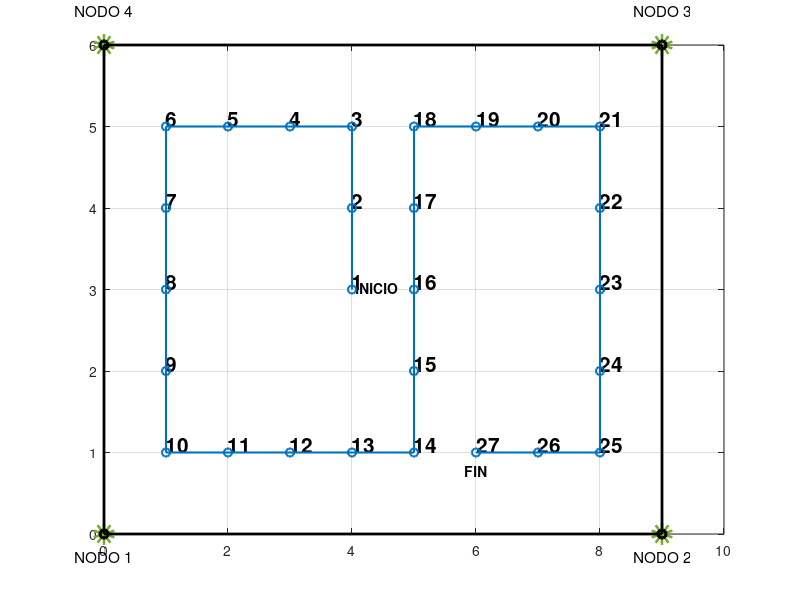

Write MATLAB code to recreate this figure. (Note: this script raises an error after producing the figure.)
clear
close all
clc
%% --------------------------------------------------------------------------
%
% DESCRIPTION: Estima la posición mediante la triangulación, utilizando el promedio de las medidas de ángulos.
%              Asimismo, se representan gráficamente las rutas correspondientes al Escenario 3 mediante
%              diversas herramientas de estimación de posición.(La orientacion del nodo movil se calcula
%              con las medidas de angulo del AoA1 y AoA4)

%      INPUTS:  ruta= ruta de cada uno de los archivos .txt que contiene
%               las medidas de AoA.
% 
%               (X1,Y1), (X2,Y2), (X3,Y3), (X4,Y4) - Cada pareja de 
%               variables contiene la posicion de los beacons en el
%               escenario.

%               posicionesT = Posiciones Teoricas de cada punto de referencia

%     OUTPUTS: posicionesR= Estima la posicion (x, y) de cada punto de
%              referencia.

%              distancias - Estima la distancia de error de cada beacon al punto
%              teorico.
%
%% --------------------------------------------------------------------------
%ruta = 'C:\Users\user\Desktop\Todo TG\Trabajo De Grado\medidas AoA todo\MEDIDAStxtsalon127\Medidas sin obstruccion aoa - salon 127\';
ruta = 'C:\Users\user\Desktop\Todo TG\Trabajo De Grado\medidas AoA todo\MEDIDAStxtsalon127\Medidas con obstruccion aoa - salon 127_arregladas\';
%ruta = 'C:\Users\user\Desktop\Todo TG\Trabajo De Grado\medidas AoA todo\MEDIDAStxtsalon127\Medidas con obstruccion aoa - salon 127\';

archivos = dir(fullfile(ruta, '*.txt'));
numArchivos = length(archivos);
promedios = zeros(numArchivos, 4);
posicionesR=[];
distancias=[];
orientaciones = cell(numArchivos, 1);

posicionesT = [4,3; 4,4; 4,5; 3,5; 2,5; 1,5; 1,4; 1,3; 1,2; 1,1;
    2,1; 3,1; 4,1; 5,1; 5,2; 5,3; 5,4; 5,5; 6,5; 7,5;
    8,5; 8,4; 8,3; 8,2; 8,1; 7,1; 6,1];
X1=0;
X4=0;
Y1=0;
Y4=6;
X2=9;
X3=9;
Y2=0;
Y3=6;


for i = 1:numArchivos
    archivo = archivos(i).name;
    datos = load(fullfile(ruta, archivo));

    AoA1 = (datos(:, 1));
    AoA2 = (datos(:, 2));
    AoA3 = (datos(:, 3));
    AoA4 = (datos(:, 4));

    AoA1promedio = mean(datos(:, 1));
    AoA2promedio = mean(datos(:, 2));
    AoA3promedio = mean(datos(:, 3));
    AoA4promedio = mean(datos(:, 4));

    promedios(i, :) = [AoA1promedio, AoA2promedio, AoA3promedio, AoA4promedio];

    AoA1promedio = promedios(i, 1);
    AoA2promedio = promedios(i, 2);
    AoA3promedio = promedios(i, 3);
    AoA4promedio = promedios(i, 4);

    if  AoA1promedio < 0 && AoA4promedio > 0
        orientaciones{i} = 'arriba';
    elseif AoA1promedio > 0 && AoA4promedio > 0
        orientaciones{i} = 'izquierda';
    elseif AoA1promedio > 0 && AoA4promedio < 0
        orientaciones{i} = 'abajo';
    else
        orientaciones{i} = 'derecha';
    end

    AoA1=AoA1promedio;
    AoA2=AoA2promedio;
    AoA3=AoA3promedio;
    AoA4=AoA4promedio;

    if i <= 13

        if orientaciones(i) == "arriba"
            tetaC1 = 180 + AoA1;
            tetaC4 = 180 - AoA4;
            teta1 = 180 - 90 - abs(tetaC1);
            teta4 = 180 - 90 - abs(tetaC4);
            xreal = X1 + ((Y4 - Y1) * tand(teta1) * tand(teta4)) / (tand(teta1) + tand(teta4));
            yreal = (Y1 * tand(teta1) + Y4 * tand(teta4)) / (tand(teta1) + tand(teta4));

        elseif orientaciones(i) == "izquierda"
            tetaC1 = -90 + AoA1;
            tetaC4 = 90 - AoA4;
            teta1 = 180 - 90 - abs(tetaC1);
            teta4 = 180 - 90 - abs(tetaC4);
            xreal = X1 + ((Y4 - Y1) * tand(teta1) * tand(teta4)) / (tand(teta1) + tand(teta4));
            yreal = (Y1 * tand(teta1) + Y4 * tand(teta4)) / (tand(teta1) + tand(teta4));

        elseif orientaciones(i) == "abajo"
            tetaC1 = AoA1;
            tetaC4 = -AoA4;
            teta1 = 180 - 90 - abs(tetaC1);
            teta4 = 180 - 90 - abs(tetaC4);
            xreal = X1 + ((Y4 - Y1) * tand(teta1) * tand(teta4)) / (tand(teta1) + tand(teta4));
            yreal = (Y1 * tand(teta1) + Y4 * tand(teta4)) / (tand(teta1) + tand(teta4));

        else %derecha
            tetaC1 = AoA1 + 90;
            tetaC4 = -AoA4 - 90;
            teta1 = 180 - 90 - abs(tetaC1);
            teta4 = 180 - 90 - abs(tetaC4);
            xreal = X1 + ((Y4 - Y1) * tand(teta1) * tand(teta4)) / (tand(teta1) + tand(teta4));
            yreal = (Y1 * tand(teta1) + Y4 * tand(teta4)) / (tand(teta1) + tand(teta4));

        end

    else  %%punto14-27

        if orientaciones(i) == "arriba"
            tetaC2 = AoA2;
            tetaC3 = AoA3;
            AoA2 = tetaC2;
            AoA3 = tetaC3;
            teta2 = 180 - 90 - abs(tetaC2);
            teta3 = 180 - 90 - abs(tetaC3);
            xreal = X3 - (Y3 - ((Y3 * tand(teta3) + Y2 * tand(teta2)) / (tand(teta2) + tand(teta3)))) * tand(teta3);
            yreal = (Y3 * tand(teta3) + Y2 * tand(teta2)) / (tand(teta3) + tand(teta2));


        elseif orientaciones(i) == "izquierda"

            tetaC2=180+AoA2;
            tetaC3=90+AoA3;
            teta2=180-90-abs(tetaC2);
            teta3=180-90-abs(tetaC3);
            xreal=X3-(Y3-((Y3*tand(teta3)+Y2*tand(teta2))/(tand(teta2)+tand(teta3))))*tand(teta3);
            yreal=(Y3*tand(teta3)+Y2*tand(teta2))/(tand(teta3)+tand(teta2));

        elseif orientaciones(i) == "abajo"
            tetaC2=180-AoA2;
            tetaC3=180+AoA3;
            teta2=180-90-abs(tetaC2);
            teta3=180-90-abs(tetaC3);
            xreal=X3-(Y3-((Y3*tand(teta3)+Y2*tand(teta2))/(tand(teta2)+tand(teta3))))*tand(teta3);
            yreal=(Y3*tand(teta3)+Y2*tand(teta2))/(tand(teta3)+tand(teta2));

        else %derecha
            tetaC2=-AoA2+90;
            tetaC3=AoA3-90;
            teta2=180-90-abs(tetaC2);
            teta3=180-90-abs(tetaC3);
            xreal=X3-(Y3-((Y3*tand(teta3)+Y2*tand(teta2))/(tand(teta2)+tand(teta3))))*tand(teta3);
            yreal=(Y3*tand(teta3)+Y2*tand(teta2))/(tand(teta3)+tand(teta2));

        end
    end
    posicionesR = [posicionesR; xreal yreal];
    distancia=sqrt(((posicionesR(i)-posicionesT(i))^2)+((posicionesR(i,2)-posicionesT(i,2))^2))*100;
    distancias=[distancias;distancia];

end

%% GRAFICA

plot(X1, Y1, 'o', 'LineWidth', 10,'Color', '#77AC30');
hold on
text(0,-0.2, 'NODO 1', 'HorizontalAlignment', 'center','VerticalAlignment', 'top', 'FontSize', 11);
plot(X2, Y2, 'o','LineWidth', 10,'Color', '#77AC30')
text(9,-0.2, 'NODO 2', 'HorizontalAlignment', 'center','VerticalAlignment', 'top', 'FontSize', 11);
hold on
plot(X3, Y3, 'o','LineWidth', 10,'Color', '#77AC30')
text(9,6.5, 'NODO 3', 'HorizontalAlignment', 'center','VerticalAlignment', 'top', 'FontSize', 11);
hold on
plot(X4, Y4, 'o','LineWidth', 10,'Color', '#77AC30')
text(0,6.5, 'NODO 4', 'HorizontalAlignment', 'center','VerticalAlignment', 'top', 'FontSize', 11);
hold on

text(4.4,3.1, 'INICIO', 'HorizontalAlignment', 'center','VerticalAlignment', 'top', 'FontSize', 10,'FontWeight', 'bold');
text(6,0.85, 'FIN', 'HorizontalAlignment', 'center','VerticalAlignment', 'top', 'FontSize', 10,'FontWeight', 'bold');

numerosPuntos= 1:27;
for i = 1:length(numerosPuntos)
    text(posicionesT(i,1), posicionesT(i,2), num2str(numerosPuntos(i)),...
        'HorizontalAlignment', 'left', 'VerticalAlignment', 'bottom','FontWeight', 'bold','FontSize', 15);
end

hold on
plot([X1, X2], [Y1, Y2], '-o','LineWidth', 2, 'Color', 'black');
plot([X2, X3], [Y2, Y3], '-o','LineWidth', 2, 'Color', 'black');
plot([X3, X4], [Y3, Y4], '-o','LineWidth', 2, 'Color', 'black');
plot([X4, X1], [Y4, Y1], '-o','LineWidth', 2, 'Color', 'black');

%GRAFICA DE RUTA TEORICA
rutaTeorica = posicionesT

plot(rutaTeorica(:, 1), rutaTeorica(:, 2),'-o','LineWidth', 1.5, 'Color', '#0072BD');
hold on
grid on

%GRAFICA DE LA RUTA CON PROMEDIOS
rutaReal = posicionesR;
plot(rutaReal(1:27, 1), rutaReal(1:27, 2),'-^','LineWidth', 1.5, 'Color','black' );
hold on
grid on

hxlabel=xlabel('Coordenada X [metros]');
hylabel=ylabel('Coordenada Y [metros]');

set(gca, 'FontSize', 15);

%% RUTA MINIMOS
% load('minimos.mat');
load('minimosobs.mat');
plot(estimaciones(:, 1), estimaciones(:, 2),'--square','LineWidth', 1.5, 'Color', '#FFD700');
hold on

%% RUTA EKF

% kalmansinobs= [4, 3; 3.02380029, 5.30153527; 2.71789809, 4.79714164; 2.13920721, 4.80962272; ...
%     0.96850312, 5.3033099; 0.01255403, 6.04333451; 4.04572059, 7.9283816; 4.06260648, 5.88253863; ...
%     1.31784803, 1.34793225; 1.3821624, 1.56582798; 3.38082615, 1.80266583; 4.14942588, 1.59151924; ...
%     6.22462594, 1.12927082; 5.06666654, 1.6237394; 5.70221564, 1.83311404; 5.32459441, 3.66228793; ...
%     5.38445665, 3.4120535; 6.78185505, 4.52390934; 6.62292814, 5.70237842; 6.68138433, 4.18295966; ...
%     7.97105968, 4.23744794; 8.18857729, 4.27144086; 7.84298624, 2.39745115; 8.21446277, 1.3076392; ...
%     8.19124589, 0.86780544; 8.50390611, 4.31019127; 8.22108261, 4.11035282];

kalmanconobs = [ [4, 3];[2.06754024, 3.81167669];[2.65333508, 4.94438757];[2.0828833, 5.02010899];[1.25166459, 5.28191881];
    [0.2968675, 5.78447304]; [0.60535842, 3.99784595];[0.89709916, 2.4363509];[1.59716977, 2.25212725];
    [1.67960566, 2.0948762];[2.71294658, 1.40932425]; [4.51007219, 0.60150227];[6.00672945, 1.65893044];
    [6.03460903, 1.66293098]; [5.77331324, 2.27371299];[5.45739904, 2.56204382]; [4.34052724, 2.49385822];
    [5.96314007, 3.89574029]; [6.50406067, 5.88427957]; [7.43859567, 5.16595792];[7.4615135, 5.61975289];
    [7.46230109, 3.80779668];[7.14152091, 3.27632912]; [8.13034621, 1.58144594];
    [7.26386081, 1.52396729];[7.56195792, 2.86252823]; [9.82967143, 6.56029016] ];

%plot(kalmansinobs(:, 1), kalmansinobs(:, 2),'--pentagram','LineWidth', 1.5, 'Color', '#77AC30');
plot(kalmanconobs(:, 1), kalmanconobs(:, 2),'--pentagram','LineWidth', 1.5, 'Color', '#77AC30')
hold on

% ruta KMEANS
% load('kmeansobs.mat');
load('RMEANSSINOBS.mat');
plot(posicionesRMEANS(:, 1), posicionesRMEANS(:, 2),'--diamond','LineWidth', 1.5, 'Color', 'r');
hold on

quiver(4,3, 0, 0.5, 'MaxHeadSize', 20, 'LineWidth', 1.6, 'Color', 'red');
quiver(4,5, -0.5, 0, 'MaxHeadSize', 20, 'LineWidth', 1.6, 'Color', '#77AC30');
quiver(1, 5, 0,-0.5, 'MaxHeadSize', 20, 'LineWidth', 1.6, 'Color', 'blue');
quiver(1, 1, 0.5,0, 'MaxHeadSize', 20, 'LineWidth', 1.6, 'Color', 'black');
quiver(5,1, 0, 0.5, 'MaxHeadSize', 20, 'LineWidth', 1.6, 'Color', 'red');

quiver(5, 5, 0.5,0, 'MaxHeadSize', 20, 'LineWidth', 1.6, 'Color', 'black');
quiver(8,5,0, -0.5, 'MaxHeadSize', 20, 'LineWidth', 1.6, 'Color', 'blue');
quiver(8,1, -0.5, 0, 'MaxHeadSize', 20, 'LineWidth', 1.6, 'Color', '#77AC30');
legend('NODOS','','','','','','','','Ruta Teórica','Ruta Promedio','Ruta Mínimos','Ruta EKF','Ruta K-means');

distanciasminimos=[];
for i=1:27
    distanciaminimos=sqrt(((estimaciones(i)-posicionesT(i))^2)+((estimaciones(i,2)-posicionesT(i,2))^2))*100;
    distanciasminimos=[distanciasminimos;distanciaminimos];
end

distanciaskalman=[];
for i=1:27
    distanciakalman=sqrt(((kalmanconobs(i)-posicionesT(i))^2)+((kalmanconobs(i,2)-posicionesT(i,2))^2))*100;
    distanciaskalman=[distanciaskalman;distanciakalman];
end

distanciaskmeans=[];
for i=1:27
    distanciakmean=sqrt(((posicionesRMEANS(i)-posicionesT(i))^2)+((posicionesRMEANS(i,2)-posicionesT(i,2))^2))*100;
    distanciaskmeans=[distanciaskmeans;distanciakmean];
end